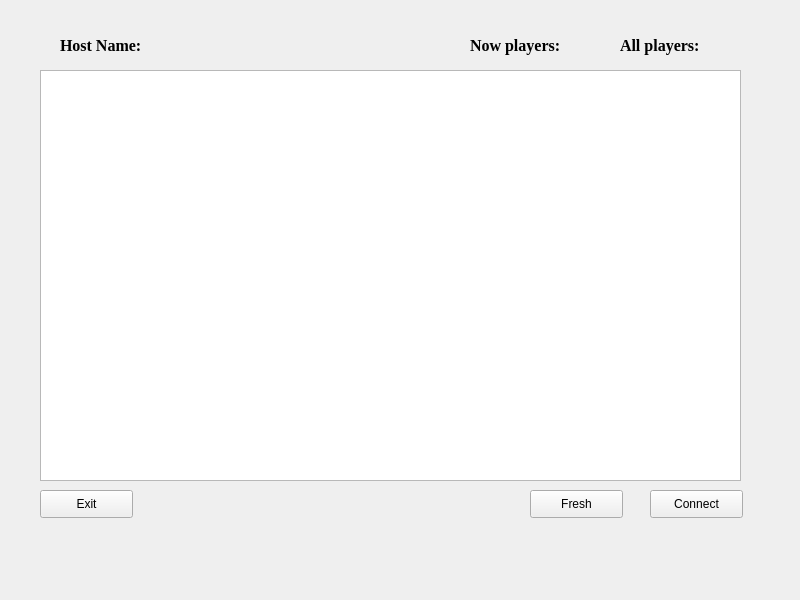
<?xml version="1.0" encoding="UTF-8"?>
<ui version="4.0">
 <class>host</class>
 <widget class="QWidget" name="host">
  <property name="geometry">
   <rect>
    <x>0</x>
    <y>0</y>
    <width>800</width>
    <height>600</height>
   </rect>
  </property>
  <property name="windowTitle">
   <string>Form</string>
  </property>
  <widget class="QPushButton" name="pushButton">
   <property name="geometry">
    <rect>
     <x>650</x>
     <y>490</y>
     <width>93</width>
     <height>28</height>
    </rect>
   </property>
   <property name="text">
    <string>Connect</string>
   </property>
  </widget>
  <widget class="QPushButton" name="freshbtn">
   <property name="geometry">
    <rect>
     <x>530</x>
     <y>490</y>
     <width>93</width>
     <height>28</height>
    </rect>
   </property>
   <property name="text">
    <string>Fresh</string>
   </property>
  </widget>
  <widget class="QPushButton" name="Exit_btn">
   <property name="geometry">
    <rect>
     <x>40</x>
     <y>490</y>
     <width>93</width>
     <height>28</height>
    </rect>
   </property>
   <property name="text">
    <string>Exit</string>
   </property>
  </widget>
  <widget class="QLabel" name="label_2">
   <property name="geometry">
    <rect>
     <x>60</x>
     <y>30</y>
     <width>141</width>
     <height>31</height>
    </rect>
   </property>
   <property name="font">
    <font>
     <family>Times New Roman</family>
     <pointsize>12</pointsize>
     <weight>75</weight>
     <bold>true</bold>
    </font>
   </property>
   <property name="text">
    <string>Host Name:</string>
   </property>
  </widget>
  <widget class="QLabel" name="label_3">
   <property name="geometry">
    <rect>
     <x>470</x>
     <y>30</y>
     <width>140</width>
     <height>30</height>
    </rect>
   </property>
   <property name="font">
    <font>
     <family>Times New Roman</family>
     <pointsize>12</pointsize>
     <weight>75</weight>
     <bold>true</bold>
    </font>
   </property>
   <property name="text">
    <string>Now players:</string>
   </property>
  </widget>
  <widget class="QLabel" name="label_4">
   <property name="geometry">
    <rect>
     <x>620</x>
     <y>30</y>
     <width>140</width>
     <height>30</height>
    </rect>
   </property>
   <property name="font">
    <font>
     <family>Times New Roman</family>
     <pointsize>12</pointsize>
     <weight>75</weight>
     <bold>true</bold>
    </font>
   </property>
   <property name="text">
    <string>All players:</string>
   </property>
  </widget>
  <widget class="QListWidget" name="listWidget">
   <property name="geometry">
    <rect>
     <x>40</x>
     <y>70</y>
     <width>701</width>
     <height>411</height>
    </rect>
   </property>
  </widget>
 </widget>
 <resources/>
 <connections/>
</ui>
